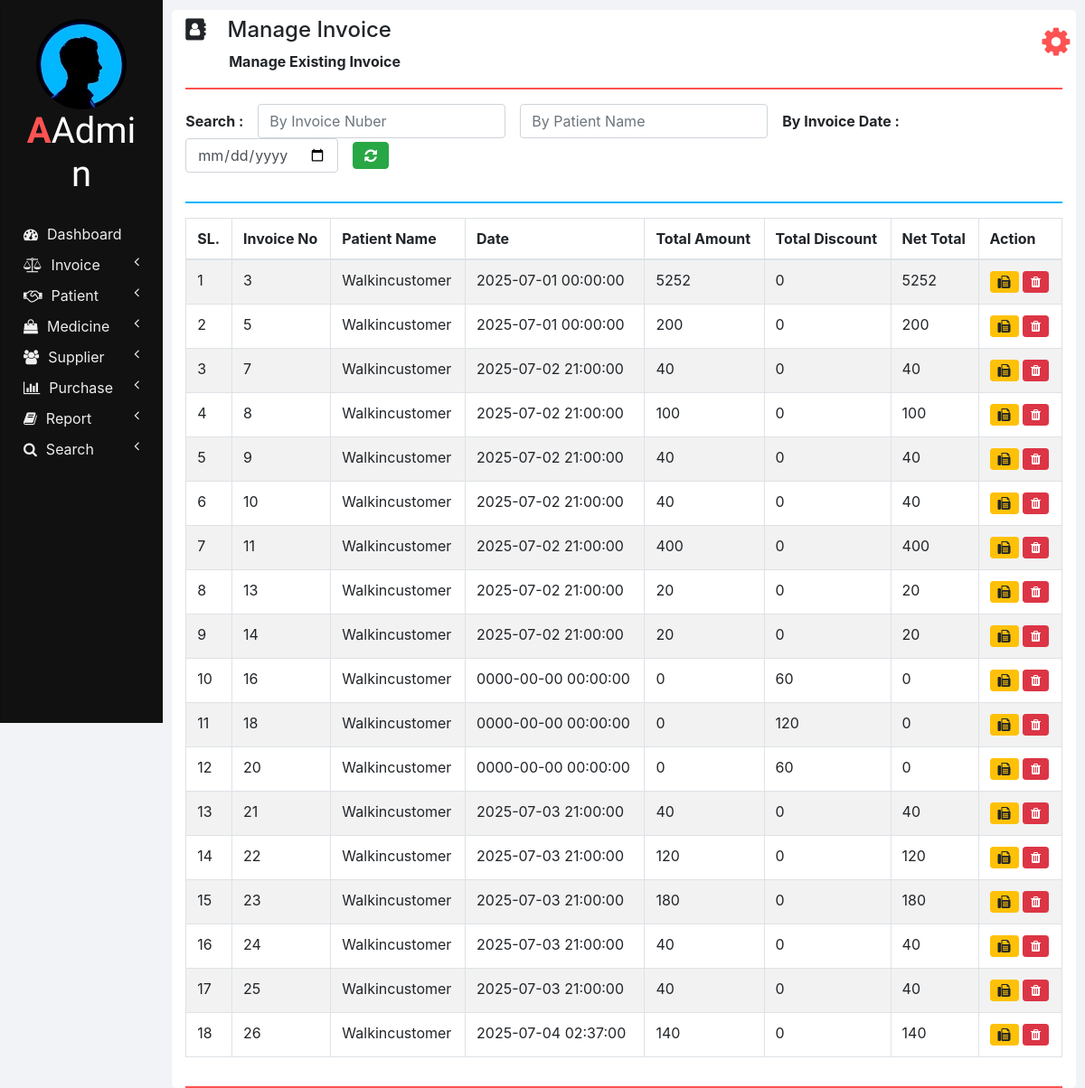
The app's page /manage_invoice.php (signed in) with its own data.
### tables this page shows
CREATE TABLE `invoices` (
  `INVOICE_ID` int(11) NOT NULL,
  `INVOICE_NUMBER` varchar(50) NOT NULL,
  `NET_TOTAL` double NOT NULL DEFAULT 0,
  `INVOICE_DATE` timestamp NOT NULL DEFAULT current_timestamp(),
  `CUSTOMER_ID` int(11) NOT NULL,
  `TOTAL_AMOUNT` double NOT NULL,
  `TOTAL_DISCOUNT` double NOT NULL
);

CREATE TABLE `customers` (
  `ID` int(11) NOT NULL,
  `customer_uid` varchar(100) DEFAULT NULL,
  `NAME` varchar(20) NOT NULL,
  `CONTACT_NUMBER` varchar(10) NOT NULL,
  `ADDRESS` varchar(100) NOT NULL,
  `DOCTOR_NAME` varchar(20) NOT NULL,
  `DOCTOR_ADDRESS` varchar(100) NOT NULL
);

### php/manage_invoice.php (the view, shortened to what this page needs)
<?php
  function showInvoices() {
    require "db_connection.php";
    if($con) {
      $seq_no = 0;
      $query = "SELECT * FROM invoices INNER JOIN customers ON invoices.CUSTOMER_ID = customers.ID";
      $result = mysqli_query($con, $query);
      while($row = mysqli_fetch_array($result)) {
        $seq_no++;
        showInvoiceRow($seq_no, $row);
      }
    }
  }
  function showInvoiceRow($seq_no, $row) {
    ?>
    <tr>
      <td><?php echo $seq_no; ?></td>
      <td><?php echo $row['INVOICE_ID']; ?></td>
      <td><?php echo $row['NAME']; ?></td>
      <td><?php echo $row['INVOICE_DATE']; ?></td>
      <td><?php echo $row['TOTAL_AMOUNT']; ?></td>
      <td><?php echo $row['TOTAL_DISCOUNT']; ?></td>
      <td><?php echo $row['NET_TOTAL']; ?></td>
      <td>
        <button class="btn btn-warning btn-sm" onclick="printInvoice(<?php echo $row['INVOICE_NUMBER']; ?>);">          <i class="fa fa-fax"></i>
        </button>
        <button class="btn btn-danger btn-sm" onclick="deleteInvoice(<?php echo $row['INVOICE_NUMBER']; ?>);">
          <i class="fa fa-trash"></i>
        </button>
      </td>
    </tr>
    <?php
  }

### manage_invoice.php (shortened to what this page needs)
<html lang="en" dir="ltr">
  <head>
    <link rel="stylesheet" href="bootstrap/css/bootstrap.min.css">
    <link rel="stylesheet" href="https://use.fontawesome.com/releases/v5.3.1/css/all.css">
    <link rel="stylesheet" href="https://cdnjs.cloudflare.com/ajax/libs/font-awesome/4.7.0/css/font-awesome.min.css">
    <link rel="stylesheet" href="css/sidenav.css">
    <link rel="stylesheet" href="css/home.css">
  </head>
  <body>
    <div class="container-fluid">
      <div class="container">
        <?php
          require "php/header.php";
          createHeader('address-book', 'Manage Invoice', 'Manage Existing Invoice');
        ?>
        <div class="row">
          <div class="col-md-12 form-group form-inline">
            <label class="font-weight-bold" for="">Search :&emsp;</label>
            <input type="number" class="form-control" id="by_invoice_number" placeholder="By Invoice Nuber" onkeyup="searchInvoice(this.value, 'INVOICE_ID');">
            &emsp;<input type="text" class="form-control" id="by_customer_name" placeholder="By Patient Name" onkeyup="searchInvoice(this.value, 'NAME');">
            &emsp;<label class="font-weight-bold" for="">By Invoice Date :&emsp;</label>
            <input type="date" class="form-control" id="by_date" onchange="searchInvoice(this.value, 'INVOICE_DATE');">
            &emsp;<button class="btn btn-success font-weight-bold" onclick="refresh();"><i class="fa fa-refresh"></i></button>
          </div>
          <div class="col col-md-12">
            <hr class="col-md-12" style="padding: 0px; border-top: 2px solid  #02b6ff;">
          </div>
          <div class="col col-md-12 table-responsive">
            <div class="table-responsive">
            	<table class="table table-bordered table-striped table-hover">
            		<thead>
            			<tr>
            				<th>SL.</th>
            				<th>Invoice No</th>
            				<th>Patient Name</th>
            				<th>Date</th>
                    <th>Total Amount</th>
                    <th>Total Discount</th>
                    <th>Net Total</th>
                    <th>Action</th>
            			</tr>
            		</thead>
                <tbody id="invoices_div">
                  <?php
                    require 'php/manage_invoice.php';
                    showInvoices();
                  ?>
                </tbody>
            	</table>
            </div>
          </div>
        </div>
      </div>
    </div>
  </body>
</html>

### php/header.php (shortened to what this page needs)
<?php
  function createHeader($icon, $heading, $sub_heading) {
    echo '
    <section class="row content-header">
      <div class="header-title col-md-11">
        <p class="h4 pt-2"><i class="fa fa-'.$icon.'"></i>&emsp;'.$heading.'</p>
        &emsp;&emsp;&emsp;<small class="font-weight-bold h6">'.$sub_heading.'</small>
      </div>
      <div class="col-md-1 user_options">
        <button class="col col-md-1 m-3" onclick="showOptions();">
          <i class="fa fa-gear"></i>
        </button>
        <div id="mark"><i class="fa fa-play fa-rotate-270"></i></div>
        <ul id="options" class="options list-unstyled" style="display: none;">
           <!-- <li>
            <a href="my_profile.php"><i class="fa fa-user"></i><span>My Profile</span></a>
          </li> -->
          <li>
            <a href="change_password.php"><i class="fa fa-edit"></i><span>Change Password</span></a>
          </li>
          <li>
            <a href="logout.php"><i class="fa fa-key"></i><span>Logout</span></a>
          </li>
        </ul>
      </div>
    </section>
    <hr style="border-top: 2px solid #ff5252;">
    ';
  }
?>

### css/sidenav.css (style rules this page uses)
body { background-color: #f1f3f6; }
.sidenav { width: 15%; height: 100vh; background-color: #222222; position: fixed; z-index: 1; flex: 1 0 auto; }
.card { width: 100%; height: 100%; top: 0; border-radius: 0; background-color: #111111; }
.logo .logo-caption { font-family: 'Poiret One', cursive; color: #ffffff; text-align: center; margin-bottom: 25px; }
.logo .profile { margin-left: 50%; border-radius: 50%; transform: translate(-50%); }
.logo .tweak { color: #ff5252; font-weight: bold; }
.main-menu-item { padding: 5px 5px; cursor: pointer; }
.main-menu-item > a { color: #eeeeee; text-decoration: none; font-size: 16px; }
.main-menu-item > a > span { margin-left: 10px; }

### css/home.css (style rules this page uses)
html, body { height: 100vh; }
.container-fluid { margin-left: 15%; width: 85%; background: #f1f3f6; padding: 1px 0 0 0; flex: 1 0 auto; }
.container { margin: 0; max-width: 98%; margin: 1%; background-color: #ffffff; border-radius: 5px; }
.user_options button { max-width: 50px; max-height: 50px; font-size: 36px; background-color: #ffffff; color: #ff5252; border: none; outline: none; }
input[type=number] { -moz-appearance: textfield; }

### records on screen
invoices: seq_no "1", INVOICE_ID "3", CUSTOMER_ID.NAME "Walkincustomer", INVOICE_DATE "2025-07-01 00:00:00", TOTAL_AMOUNT "5252", TOTAL_DISCOUNT "0", NET_TOTAL "5252"
invoices: seq_no "2", INVOICE_ID "5", CUSTOMER_ID.NAME "Walkincustomer", INVOICE_DATE "2025-07-01 00:00:00", TOTAL_AMOUNT "200", TOTAL_DISCOUNT "0", NET_TOTAL "200"
invoices: seq_no "3", INVOICE_ID "7", CUSTOMER_ID.NAME "Walkincustomer", INVOICE_DATE "2025-07-02 21:00:00", TOTAL_AMOUNT "40", TOTAL_DISCOUNT "0", NET_TOTAL "40"
invoices: seq_no "4", INVOICE_ID "8", CUSTOMER_ID.NAME "Walkincustomer", INVOICE_DATE "2025-07-02 21:00:00", TOTAL_AMOUNT "100", TOTAL_DISCOUNT "0", NET_TOTAL "100"
invoices: seq_no "5", INVOICE_ID "9", CUSTOMER_ID.NAME "Walkincustomer", INVOICE_DATE "2025-07-02 21:00:00", TOTAL_AMOUNT "40", TOTAL_DISCOUNT "0", NET_TOTAL "40"
invoices: seq_no "6", INVOICE_ID "10", CUSTOMER_ID.NAME "Walkincustomer", INVOICE_DATE "2025-07-02 21:00:00", TOTAL_AMOUNT "40", TOTAL_DISCOUNT "0", NET_TOTAL "40"
invoices: seq_no "7", INVOICE_ID "11", CUSTOMER_ID.NAME "Walkincustomer", INVOICE_DATE "2025-07-02 21:00:00", TOTAL_AMOUNT "400", TOTAL_DISCOUNT "0", NET_TOTAL "400"
invoices: seq_no "8", INVOICE_ID "13", CUSTOMER_ID.NAME "Walkincustomer", INVOICE_DATE "2025-07-02 21:00:00", TOTAL_AMOUNT "20", TOTAL_DISCOUNT "0", NET_TOTAL "20"
invoices: seq_no "9", INVOICE_ID "14", CUSTOMER_ID.NAME "Walkincustomer", INVOICE_DATE "2025-07-02 21:00:00", TOTAL_AMOUNT "20", TOTAL_DISCOUNT "0", NET_TOTAL "20"
invoices: seq_no "10", INVOICE_ID "16", CUSTOMER_ID.NAME "Walkincustomer", INVOICE_DATE "0000-00-00 00:00:00", TOTAL_AMOUNT "0", TOTAL_DISCOUNT "60", NET_TOTAL "0"
invoices: seq_no "11", INVOICE_ID "18", CUSTOMER_ID.NAME "Walkincustomer", INVOICE_DATE "0000-00-00 00:00:00", TOTAL_AMOUNT "0", TOTAL_DISCOUNT "120", NET_TOTAL "0"
invoices: seq_no "12", INVOICE_ID "20", CUSTOMER_ID.NAME "Walkincustomer", INVOICE_DATE "0000-00-00 00:00:00", TOTAL_AMOUNT "0", TOTAL_DISCOUNT "60", NET_TOTAL "0"
invoices: seq_no "13", INVOICE_ID "21", CUSTOMER_ID.NAME "Walkincustomer", INVOICE_DATE "2025-07-03 21:00:00", TOTAL_AMOUNT "40", TOTAL_DISCOUNT "0", NET_TOTAL "40"
invoices: seq_no "14", INVOICE_ID "22", CUSTOMER_ID.NAME "Walkincustomer", INVOICE_DATE "2025-07-03 21:00:00", TOTAL_AMOUNT "120", TOTAL_DISCOUNT "0", NET_TOTAL "120"
invoices: seq_no "15", INVOICE_ID "23", CUSTOMER_ID.NAME "Walkincustomer", INVOICE_DATE "2025-07-03 21:00:00", TOTAL_AMOUNT "180", TOTAL_DISCOUNT "0", NET_TOTAL "180"
invoices: seq_no "16", INVOICE_ID "24", CUSTOMER_ID.NAME "Walkincustomer", INVOICE_DATE "2025-07-03 21:00:00", TOTAL_AMOUNT "40", TOTAL_DISCOUNT "0", NET_TOTAL "40"
invoices: seq_no "17", INVOICE_ID "25", CUSTOMER_ID.NAME "Walkincustomer", INVOICE_DATE "2025-07-03 21:00:00", TOTAL_AMOUNT "40", TOTAL_DISCOUNT "0", NET_TOTAL "40"
invoices: seq_no "18", INVOICE_ID "26", CUSTOMER_ID.NAME "Walkincustomer", INVOICE_DATE "2025-07-04 02:37:00", TOTAL_AMOUNT "140", TOTAL_DISCOUNT "0", NET_TOTAL "140"

### other values on screen
$heading "Manage Invoice"
$sub_heading "Manage Existing Invoice"
